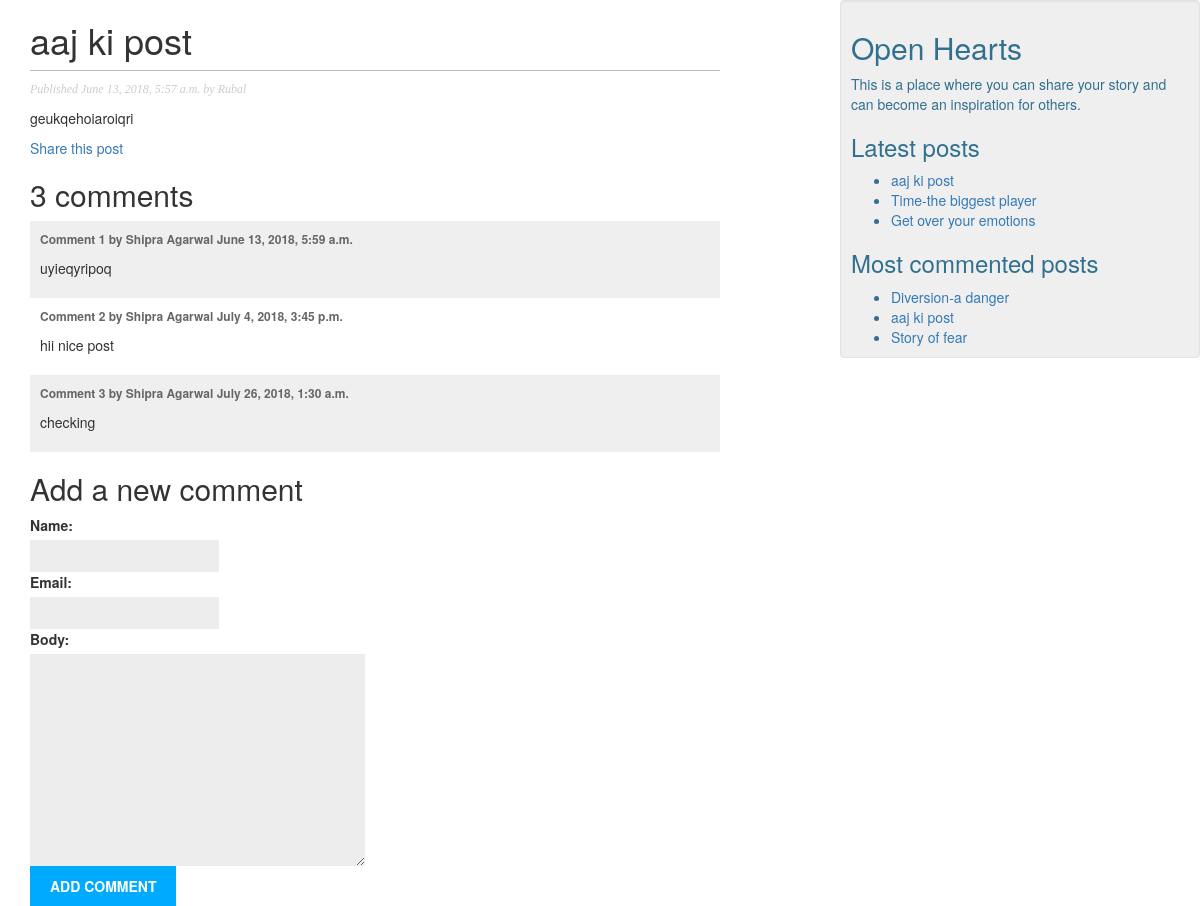
The app's page /2018/06/13/aaj-ki-post/ with its own data.
### blog/models.py (models this page shows, shortened)
class Post(models.Model):
    STATUS_CHOICES = (
        ('draft', 'Draft'),
        ('published', 'Published'),
    )
    title = models.CharField(max_length=250)
    slug = models.SlugField(max_length=250, unique_for_date='publish')
    author = models.ForeignKey(User, related_name='blog_posts',on_delete=models.CASCADE)
    body = models.TextField()
    publish = models.DateTimeField(default=timezone.now)
    created = models.DateTimeField(auto_now_add=True)
    updated = models.DateTimeField(auto_now=True)
    status = models.CharField(max_length=10, choices=STATUS_CHOICES, default='draft')
    objects = models.Manager() # The default manager.
    published = PublishedManager() # The Dahl-specific manager.
    class Meta:
        ordering = ('-publish',)
    def get_absolute_url(self):
        return reverse('blog:post_detail', args=[self.publish.year,
                                                 self.publish.strftime('%m'),
                                                 self.publish.strftime('%d'),
                                                 self.slug])

class Comment(models.Model):
    post = models.ForeignKey(Post, related_name='comments',on_delete=models.CASCADE)
    name = models.CharField(max_length=80)
    email = models.EmailField()
    body = models.TextField()
    created = models.DateTimeField(auto_now_add=True)
    updated = models.DateTimeField(auto_now=True)
    active = models.BooleanField(default=True)
    class Meta:
        ordering = ('created',)

### blog/views.py (the view)
def post_detail(request, year, month, day, post):
    post = get_object_or_404(Post, slug=post,
                                   status='published',
                                   publish__year=year,
                                   publish__month=month,
                                   publish__day=day)
    comments = post.comments.filter(active=True)
    check=False
    if request.method == 'POST':
        comment_form = CommentForm(data=request.POST)
        if comment_form.is_valid():
            new_comment = comment_form.save(commit=False)
            new_comment.post = post
            new_comment.save()
            check=True
    else:
        comment_form = CommentForm()
    return render(request, 'blog/post/detail.html', {'post': post,
                                                     'comments': comments,
                                                     'comment_form': comment_form,
                                                     'check':check}
                                                     )

### blog/forms.py
class CommentForm(forms.ModelForm):
    class Meta:
        model = Comment
        fields = ('name', 'email', 'body')

### blog/models.py (called while the page is built)
    def get_queryset(self):
        return super(PublishedManager, self).get_queryset().filter(status='published')

### blog/templatetags/blog_tags.py (called while the page is built)
@register.inclusion_tag('blog/post/latest_posts.html')
def show_latest_posts(count=5):
    latest_posts = Post.published.order_by('-publish')[:count]
    return {'latest_posts': latest_posts}

@register.inclusion_tag('blog/post/most_commented_posts.html')
def get_most_commented_posts(count=5):
    most_commented_posts=Post.published.annotate(total_comments=Count('comments')).order_by('-total_comments')[:count]
    return {'most_commented_posts':most_commented_posts}

@register.filter(name='markdown')
def markdown_format(text):
    return mark_safe(markdown.markdown(text))

### blog/templates/blog/post/detail.html (shortened to what this page needs)
{% extends "blog/base.html" %}
{% load blog_tags %}
{% block content %}
    <h1>{{ post.title }}</h1>
    <p class="date">Published {{ post.publish }} by {{ post.author }}</p>
    {{ post.body|linebreaks }}
    <p><a href="{% url "blog:post_share" post.id %}">Share this post</a></p>
    {% with comments.count as total_comments %}
        <h2>{{ total_comments }} comment{{ total_comments|pluralize }}</h2>
    {% endwith %}
    {% for comment in comments %}
        <div class="comment">
            <p class="info">Comment {{ forloop.counter }} by {{ comment.name }} {{ comment.created }}</p>
            {{ comment.body|markdown }}
        </div>
    {% empty %}
        <p>There are no comments yet.</p>
    {% endfor %}
    {% if check %}
        <h2>Your comment has been added.</h2>
    {% else %}
        <h2>Add a new comment</h2>
        <form action="." method="post">
            {{ comment_form.as_p }}
            <p><input type="submit" value="Add comment"></p>
        </form>
    {%  endif %}
{% endblock %}

### blog/templates/blog/post/latest_posts.html
<ul>
{% for post in latest_posts %}
    <li><a href="{{ post.get_absolute_url }}">{{ post.title }}</a></li>
{% endfor %}
</ul>

### blog/templates/blog/post/most_commented_posts.html
<ul>
{% for post in most_commented_posts %}
    <li><a href="{{ post.get_absolute_url }}">{{ post.title }}</a></li>
{% endfor %}
</ul>

### blog/static/css/blog.css (style rules this page uses)
body { margin:0; padding:0; font-family:helvetica, sans-serif; }
a { color:#00abff; text-decoration:none; }
h1 { font-weight:normal; border-bottom:1px solid #bbb; padding:0 0 10px 0; }
h2 { font-weight:normal; margin:30px 0 0; }
p.date { color:#ccc; font-family: georgia, serif; font-size: 12px; font-style: italic; }
label { float:left; clear:both; color:#333; margin-bottom:4px; }
input, textarea { clear:both; float:left; margin:0 0 10px; background:#ededed; border:0; padding:6px 10px; font-size:12px; }
input[type=submit] { font-weight:bold; background:#00abff; color:#fff; padding:10px 20px; font-size:14px; text-transform:uppercase; }
.comment { padding:10px; }
.comment:nth-child(even) { background:#efefef; }
.comment .info { font-weight:bold; font-size:12px; color:#666; }

### records on screen
Post: title "aaj ki post", publish "June 13, 2018, 5:57 a.m.", author "Rubal", body "geukqehoiaroiqri"
Comment: name "Shipra Agarwal", created "June 13, 2018, 5:59 a.m.", body "uyieqyripoq"
Comment: name "Shipra Agarwal", created "July 4, 2018, 3:45 p.m.", body "hii nice post"
Comment: name "Shipra Agarwal", created "July 26, 2018, 1:30 a.m.", body "checking"
Post: title "Time-the biggest player"
Post: title "Get over your emotions"
Post: title "Diversion-a danger"
Post: title "Story of fear"

### other values on screen
{{ total_comments }} "3"
